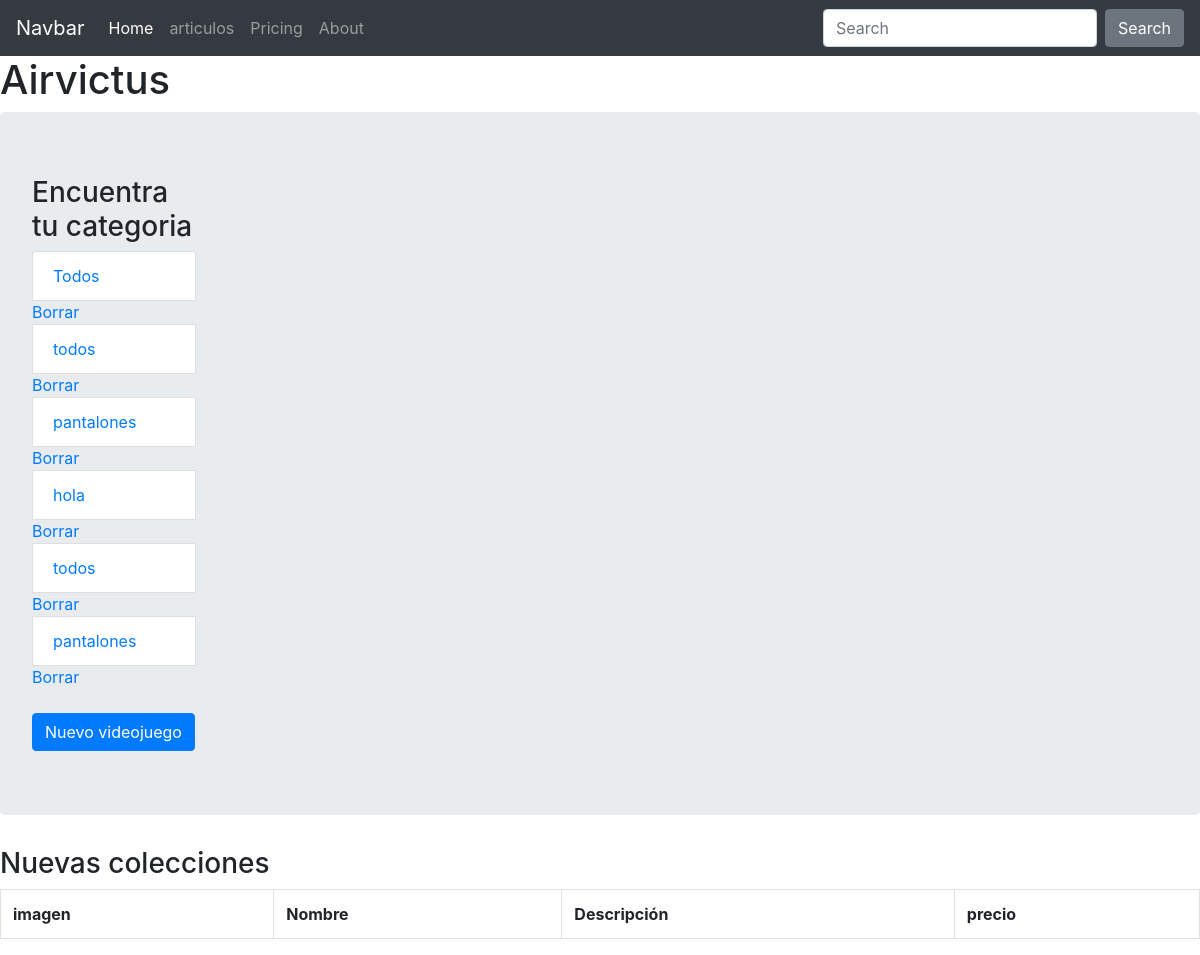
Before: /categorias/ with the older database file.
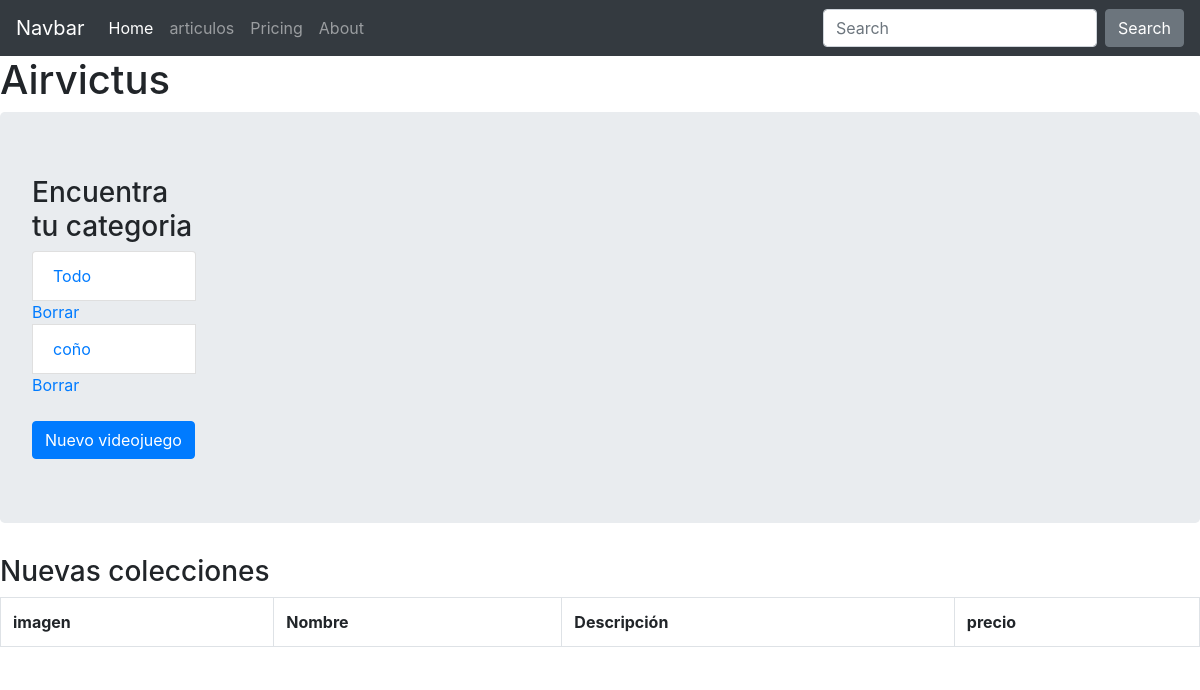
After: the same page with the newer database file.
### tables this page shows
CREATE TABLE categorias (
	id INTEGER NOT NULL, 
	nombre VARCHAR(100), 
	PRIMARY KEY (id)
);

### run.py (the view)
@app.route('/categorias/', methods=['GET'])
def categorias():
    from models import Categorias
    categorias = Categorias.query.all()
    return render_template("index.html", categorias=categorias)

### templates/index.html (shortened to what this page needs)
<!doctype html>
<html lang="en">
  <head>
    <link rel="stylesheet" href="https://stackpath.bootstrapcdn.com/bootstrap/4.3.1/css/bootstrap.min.css">
  </head>
  <body>
    <nav class="navbar navbar-expand-lg navbar-dark bg-dark">
      <a class="navbar-brand" href="#">Navbar</a>
        <div class="collapse navbar-collapse" id="navbarColor02">
          <ul class="navbar-nav mr-auto">
            <li class="nav-item active">
              <a class="nav-link" href="{{url_for("home")}}">Home <span class="sr-only">(current)</span>
              </a>
            </li>
            <li class="nav-item">
              <a class="nav-link" href="{{url_for("articulos_new")}}">articulos</a>
            </li>
            <li class="nav-item">
              <a class="nav-link" href="#">Pricing</a>
            </li>
            <li class="nav-item">
              <a class="nav-link" href="#">About</a>
            </li>
          </ul>
          <form class="form-inline my-2 my-lg-0">
            <input class="form-control mr-sm-2" type="text" placeholder="Search">
          <button class="btn btn-secondary my-2 my-sm-0" type="submit">Search</button>
        </form>
      </div>
    </nav>
    <div class="active">
      <h1>Airvictus</h1>
    </div>
    {% block contenido %}
    <div class="jumbotron">
      <div class="row">
        <div class="col-md-2">
          <h3>Encuentra tu categoria</h3>
          <div class="list-group">
            {% for cat in categorias %}
              {% if categorias.nombre==cat.nombre%}
                <a class="list-group-item active" href="{{url_for("home", id=cat.id)}}">{{cat.nombre}}</a>
              {% else %}
                <a class="list-group-item" href="{{url_for("home", id=cat.id)}}">{{cat.nombre}}</a>
                <a href="{{url_for('categorias_delete',id=cat.id)}}"> Borrar</a>
              {% endif%}
            {% endfor %}
          </div>
          <br/>
          <a class="btn btn-primary" href="{{url_for('articulos_new')}}" role="button">Nuevo videojuego</a>
          <br/>
        </div>
      </div>
    </div>
    <div class="carousel slide" data-ride="carousel">
	    <h3>Nuevas colecciones</h3>
        <div class="carousel-inner">
  			  <table class="table table-bordered">
            <tr>
              <th>imagen</th>
              <th>Nombre</th>
              <th>Descripción</th>
              <th>precio</th>
            </tr>
  	    	</table>
        </div>
      </div>
    {% endblock %}
  </body>
</html>

Changed rows visible on the page:
removed categorias: nombre "Todos"
removed categorias: nombre "hola"
removed categorias: nombre "todos"
removed categorias: nombre "pantalones"
changed categorias: nombre "todos" → "Todo"
changed categorias: nombre "pantalones" → "coño"
